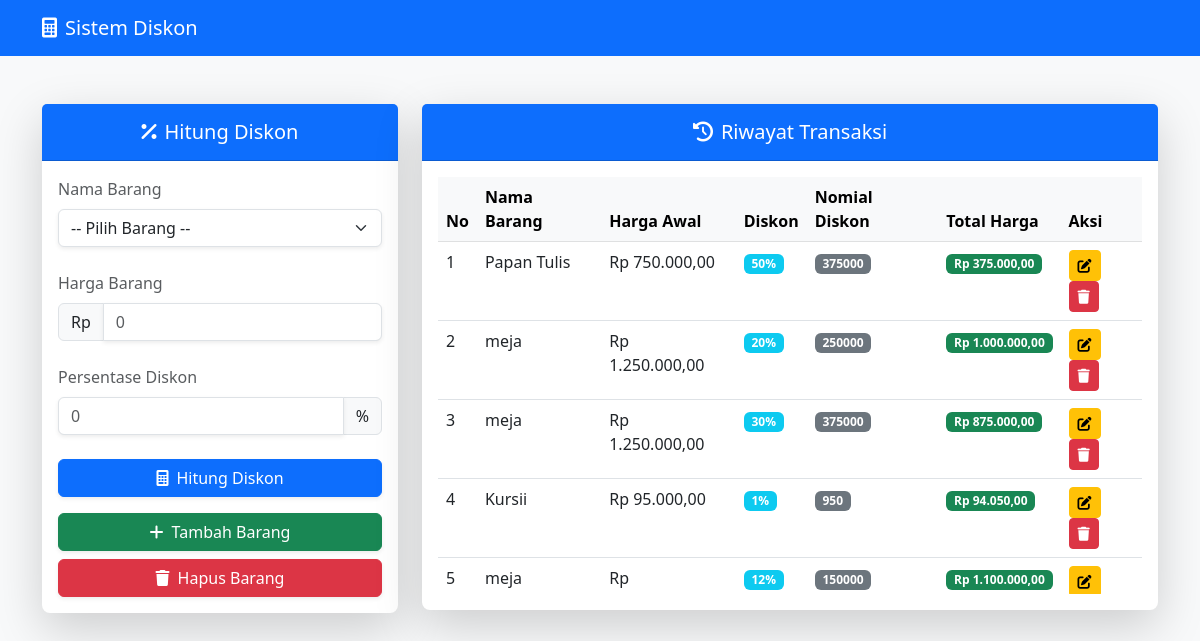
The page / on the database its author committed.
### tables this page shows
CREATE TABLE `trans_diskon` (
  `id_transaksi` int(11) NOT NULL,
  `id_barang` int(11) NOT NULL,
  `diskon` int(3) NOT NULL,
  `totharga` int(11) NOT NULL
);

CREATE TABLE `tb_barang` (
  `id_barang` int(11) NOT NULL,
  `nama_barang` varchar(256) NOT NULL,
  `harga` int(11) NOT NULL
);

### index.php (the view, shortened to what this page needs)
<?php
include 'koneksi.php';
?>
<!DOCTYPE html>
<html lang="id">
<head>
    <link href="https://cdn.jsdelivr.net/npm/bootstrap@5.3.0/dist/css/bootstrap.min.css" rel="stylesheet">
    <link href="https://cdnjs.cloudflare.com/ajax/libs/font-awesome/6.0.0/css/all.min.css" rel="stylesheet">
</head>
<body class="bg-light">
    <nav class="navbar navbar-expand-lg navbar-dark bg-primary">
        <div class="container">
            <a class="navbar-brand" href="#"><i class="fas fa-calculator me-2"></i>Sistem Diskon</a>
        </div>
    </nav>
    <div class="container py-5">
        <div class="row">
            <div class="col-lg-4 mb-4">
                <div class="card shadow-lg border-0 rounded-3">
                    <div class="card-header bg-primary text-white py-3">
                        <h5 class="card-title mb-0 text-center"><i class="fas fa-percent me-2"></i>Hitung Diskon</h5>
                    </div>
                    <div class="card-body">
                        <form method="POST" action="aksi_diskon.php">
                            <div class="mb-4">
                                <label for="barang" class="form-label text-muted">Nama Barang</label>
                                <select name="barang" id="barang" class="form-select shadow-sm" onchange="tampilkanHarga()" required>
                                    <option value="" data-harga="">-- Pilih Barang --</option>
                                </select>
                            </div>
                            <div class="mb-4">
                                <label class="form-label text-muted">Harga Barang</label>
                                <div class="input-group">
                                    <span class="input-group-text bg-light">Rp</span>
                                    <input type="text" id="harga" name="harga" class="form-control shadow-sm" readonly placeholder="0">
                                </div>
                            </div>
                            <div class="mb-4">
                                <label for="diskon" class="form-label text-muted">Persentase Diskon</label>
                                <div class="input-group">
                                    <input type="number" id="diskon" name="diskon" class="form-control shadow-sm" min="0" max="100" step="any" required placeholder="0">
                                    <span class="input-group-text bg-light">%</span>
                                </div>
                            </div>
                            <button type="submit" class="btn btn-primary w-100 mb-3 shadow-sm">
                                <i class="fas fa-calculator me-2"></i>Hitung Diskon
                            </button>
                        </form>
                        <div class="d-grid gap-2">
                            <a href="insert_barang.php" class="btn btn-success shadow-sm">
                                <i class="fas fa-plus me-2"></i>Tambah Barang
                            </a>
                            <a href="hapus_barang.php" class="btn btn-danger shadow-sm">
                                <i class="fas fa-trash me-2"></i>Hapus Barang
                            </a>
                        </div>
                    </div>
                </div>
            </div>
            <div class="col-lg-8">
                <div class="card shadow-lg border-0 rounded-3">
                    <div class="card-header bg-primary text-white py-3">
                        <h5 class="card-title mb-0 text-center"><i class="fas fa-history me-2"></i>Riwayat Transaksi</h5>
                    </div>
                    <div class="card-body">
                        <div class="table-responsive" style="max-height: 417px; overflow-y: auto;">
                            <table class="table table-hover">
                                <thead class="table-light">
                                    <tr>
                                        <th>No</th>
                                        <th>Nama Barang</th>
                                        <th>Harga Awal</th>
                                        <th>Diskon</th>
                                        <th>Nomial Diskon</th>
                                        <th>Total Harga</th>
                                        <th>Aksi</th>
                                    </tr>
                                </thead>
                                <tbody>
                                    <?php
                                    $transaksi_query = mysqli_query(
                                        $koneksi,
                                        "SELECT td.id_transaksi, td.diskon, td.totharga, b.nama_barang, b.harga
                FROM trans_diskon td
                JOIN tb_barang b ON td.id_barang = b.id_barang
                ORDER BY td.id_transaksi DESC");
                                    $no = 1;
                                    while ($transaksi = mysqli_fetch_array($transaksi_query)): ?>
                                        <tr>
                                            <td><?= $no++; ?></td>
                                            <td><?= $transaksi['nama_barang']; ?></td>
                                            <td>Rp <?= number_format($transaksi['harga'], 2, ',', '.'); ?></td>
                                            <td><span class="badge bg-info"><?= $transaksi['diskon']; ?>%</span></td>
                                            <td><span class="badge bg-secondary"><?php echo $transaksi['harga'] * ($transaksi['diskon'] / 100)?></span></td>
                                            <td><span class="badge bg-success">Rp <?= number_format($transaksi['totharga'], 2, ',', '.'); ?></span></td>
                                            <td>
                                                <a href="edit_barang.php?id=<?= $transaksi['id_transaksi']; ?>" class="btn btn-warning btn-sm">
                                                    <i class="fas fa-edit"></i>
                                                </a>
                                                <a href="hapus_diskon.php?id=<?= $transaksi['id_transaksi']; ?>" class="btn btn-danger btn-sm" onclick="return confirm('Yakin ingin menghapus?');">
                                                    <i class="fas fa-trash"></i>
                                                </a>
                                            </td>
                                        </tr>
                                    <?php endwhile; ?>
                                </tbody>
                            </table>
                        </div>
                    </div>
                </div>
            </div>
        </div>
    </div>
</body>
</html>

### rows shown on the page
trans_diskon: id_barang.nama_barang "Papan Tulis", id_barang.harga "750.000,00", diskon "50", $transaksi['harga'] * ($transaksi['diskon'] / 100) "375000", totharga "375.000,00"
trans_diskon: id_barang.nama_barang "meja", id_barang.harga "1.250.000,00", diskon "20", $transaksi['harga'] * ($transaksi['diskon'] / 100) "250000", totharga "1.000.000,00"
trans_diskon: id_barang.nama_barang "meja", id_barang.harga "1.250.000,00", diskon "30", $transaksi['harga'] * ($transaksi['diskon'] / 100) "375000", totharga "875.000,00"
trans_diskon: id_barang.nama_barang "Kursii", id_barang.harga "95.000,00", diskon "1", $transaksi['harga'] * ($transaksi['diskon'] / 100) "950", totharga "94.050,00"
trans_diskon: id_barang.nama_barang "meja", diskon "12", $transaksi['harga'] * ($transaksi['diskon'] / 100) "150000", totharga "1.100.000,00"
